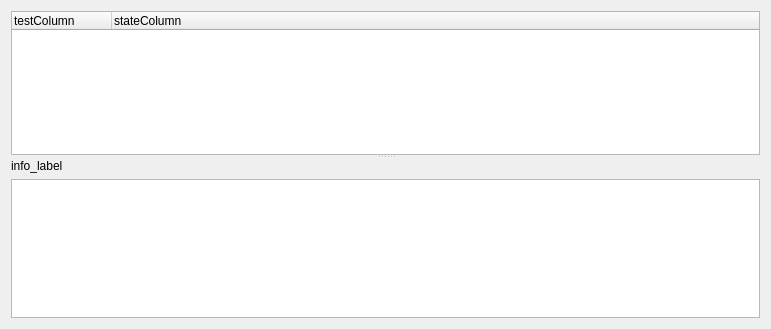
<ui version="4.0" >
 <class>TestView</class>
 <widget class="QWidget" name="TestView" >
  <property name="geometry" >
   <rect>
    <x>0</x>
    <y>0</y>
    <width>771</width>
    <height>329</height>
   </rect>
  </property>
  <property name="windowTitle" >
   <string>utf_view_title</string>
  </property>
  <layout class="QVBoxLayout" name="verticalLayout_2" >
   <item>
    <widget class="QSplitter" name="splitter" >
     <property name="orientation" >
      <enum>Qt::Vertical</enum>
     </property>
     <property name="childrenCollapsible" >
      <bool>false</bool>
     </property>
     <widget class="QTreeWidget" name="tree" >
      <column>
       <property name="text" >
        <string>testColumn</string>
       </property>
      </column>
      <column>
       <property name="text" >
        <string>stateColumn</string>
       </property>
      </column>
     </widget>
     <widget class="QWidget" name="layoutWidget" >
      <layout class="QVBoxLayout" name="verticalLayout" >
       <item>
        <widget class="QLabel" name="label" >
         <property name="text" >
          <string>info_label</string>
         </property>
        </widget>
       </item>
       <item>
        <widget class="QTextEdit" name="contextInfoEdit" />
       </item>
      </layout>
     </widget>
    </widget>
   </item>
  </layout>
 </widget>
 <resources/>
 <connections/>
</ui>
